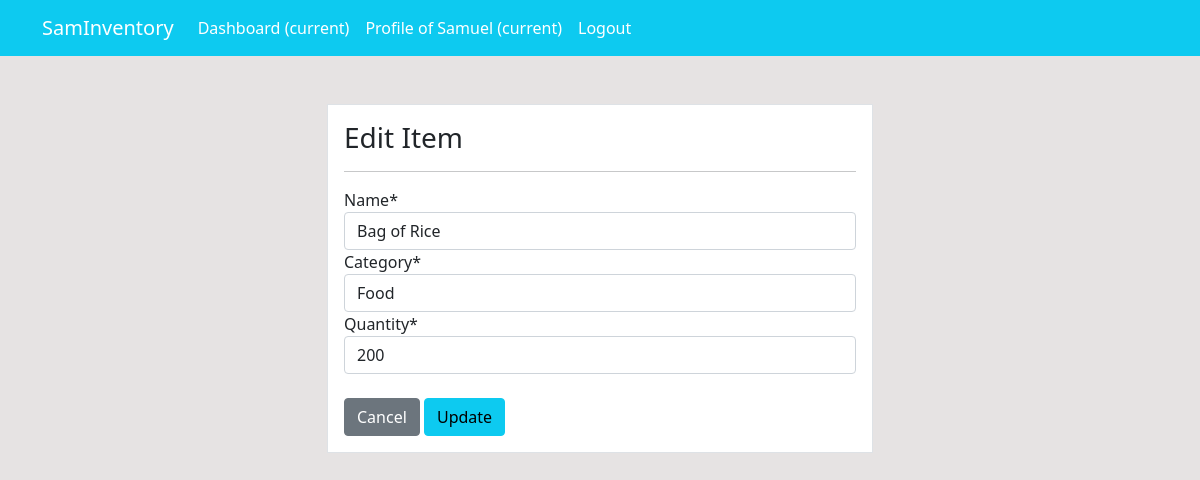
Page /product/update/2/ (signed in) on the committed database.
### dashboard/models.py (models this page shows, shortened)
class Product(models.Model):
    name = models.CharField(max_length=100, null=True)
    category = models.CharField(max_length=20, choices=CATEGORY, null=True)
    quantity = models.PositiveIntegerField(null=True)

### dashboard/views.py (the view)
# urls.py: path('product/update/<int:pk>/', views.product_update, name="dashboard-product-update"),
@login_required(login_url='user-login')
def product_update(request, pk):
    item = Product.objects.get(id=pk)
    if request.method == 'POST':
        form = ProductForm(request.POST, instance=item)
        if form.is_valid():
            form.save()
            return redirect('dashboard-product')
    else:
        form = ProductForm(instance=item)
    context = {
        'form': form,
    }
    return render(request, 'dashboard/product_update.html', context)

### dashboard/forms.py
class ProductForm(forms.ModelForm):
    class Meta:
        model = Product
        fields = ['name', 'category', 'quantity']

### templates/dashboard/product_update.html (shortened to what this page needs)
{% extends "partials/base.html" %}
{% load crispy_forms_tags %}
{% block content %}
<div class="container">
    <div class="row mt-5">
        <div class="col-md-6 offset-md-3">
            <div class="border bg-white p-3">
                <div>
                <h3>Edit Item</h3>
                <hr>
                </div>
                <form action="" method="POST">
                    {{form|crispy}}
                    <br>
                    <a class="btn btn-secondary" href="{% url 'dashboard-product' %}">Cancel</a>
                    <input class="btn btn-info" type="submit" value="Update">
                </form>
            </div>
        </div>
    </div>
</div>
{% endblock %}

### templates/partials/nav.html (shortened to what this page needs)
<nav class="navbar navbar-expand-lg navbar-info bg-info">
    {% if user.is_authenticated %}
    <div class="container">
        <a class="navbar-brand text-white" href="{% url 'dashboard-index' %}">SamInventory</a>
        <div class="collapse navbar-collapse" id="navbarSupportedContent">
            <ul class="navbar-nav mr-auto">
                <li class="nav-item active">
                    <a class="nav-link text-white" href="{% url 'dashboard-index' %}">Dashboard <span
                            class="sr-only">(current)</span></a>
                </li>
            </ul>
            <ul class="navbar-nav ml-auto">
                <li class="nav-item active">
                    <a class="nav-link text-white" href="{% url 'user-profile' %}">Profile of {{user.username}} <span
                            class="sr-only">(current)</span></a>
                </li>
                <li class="nav-item">
                    <a class="nav-link text-white" href="{% url 'user-logout' %}">Logout</a>
                </li>
            </ul>
            {% endif %}
        </div>
    </div>
</nav>

### static/assets/css/style.css (style rules this page uses)
body { background: rgb(230, 227, 227); }

### rows in the picture
Product: name "Bag of Rice", category "Food", quantity "200"

### other values in the picture
{{ user.username }} "Samuel"
